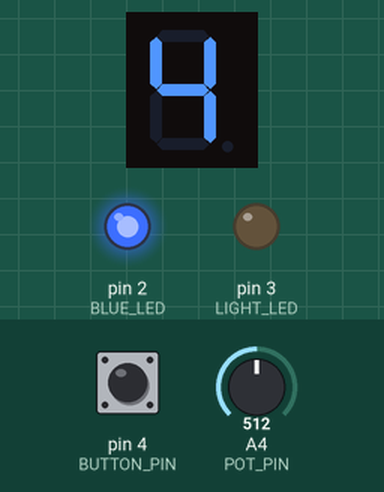
Recording of a program running on a simulated Arduino Uno, built with avr-gcc and run on an emulated ATmega328P. Shown: 1-digit seven-segment display, output pins drawn as LEDs (lit = HIGH). Wiring (inferred from the names in the program): 1-digit 7-segment display, segments lit when LOW: segments pin 11, pin 10, pin 7, pin 9, pin 8, pin 13, pin 12. Inputs (shaded band) come from the test bench; at power-on: A4 (POT_PIN) = 512, pin 4 (BUTTON_PIN) HIGH. The segment pins are drawn as the display they are named for; pins used as bus, display or sensor lines are not drawn.

Above: at 1.2 s.
1.3 s: A4 (POT_PIN) set to 785
At 1.8 s:
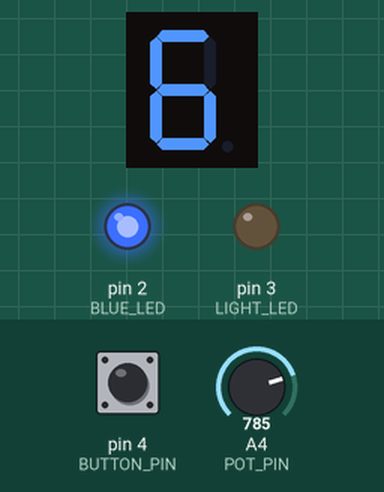
2.8 s: A4 (POT_PIN) set to 807
At 3.1 s:
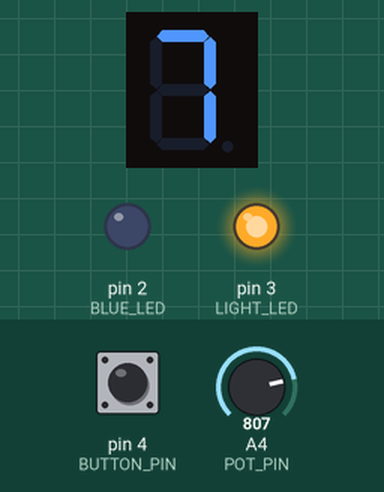
4.3 s: pin 4 (BUTTON_PIN) pulled LOW for 0.15 s
At 5.0 s:
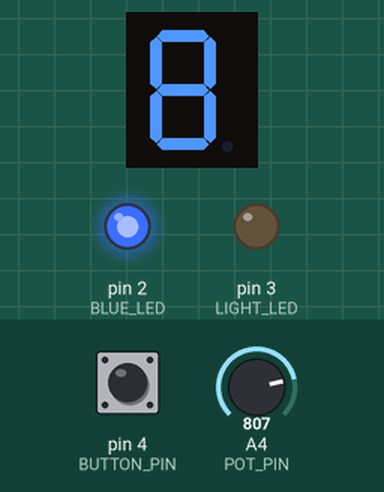
5.9 s: pin 4 (BUTTON_PIN) pulled LOW for 1 s
At 7.0 s:
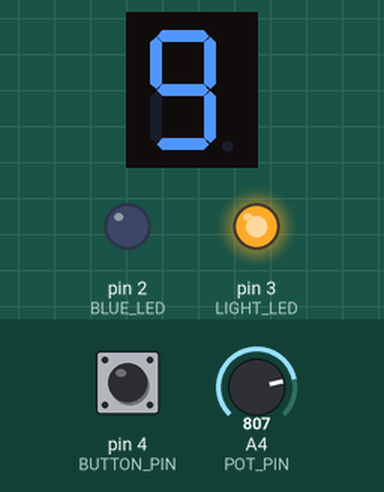
8.4 s: A4 (POT_PIN) set to 1023
At 9.1 s:
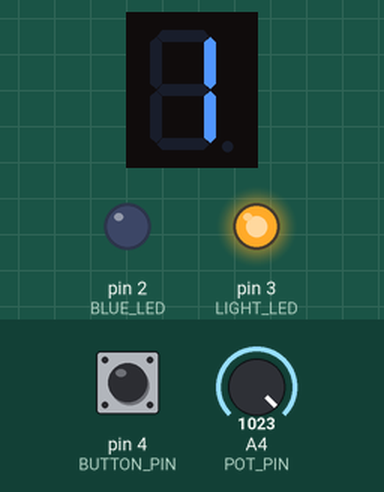
9.9 s: A4 (POT_PIN) set to 716
At 10.4 s:
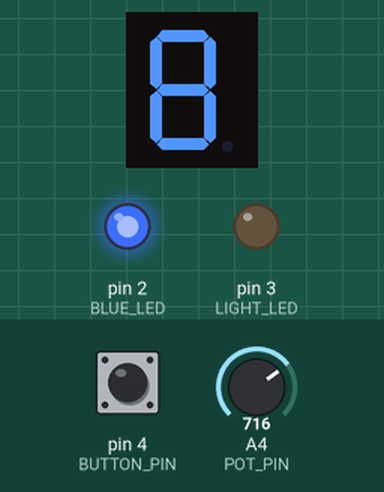
Timing chart, 0 to 12.4 s (numbered marks = the images above; inputs shaded):
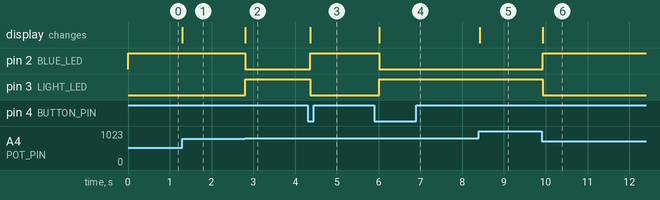

Measured:
- the behaviour switches between 795 and 796 on A4 (POT_PIN) (found by bisection; images 1 and 2)
- after the input at 1.3 s, the display: changes at once (image 1)
- after the input at 2.8 s, pin 2 (BLUE_LED): HIGH → LOW at once; pin 3 (LIGHT_LED): LOW → HIGH at once; the display: changes at once (image 2)
- after the input at 4.3 s, pin 2 (BLUE_LED): LOW → HIGH after 0.06 s; pin 3 (LIGHT_LED): HIGH → LOW after 0.06 s; the display: changes after 0.06 s (image 3)
- after the input at 5.9 s, pin 2 (BLUE_LED): HIGH → LOW after 0.12 s; pin 3 (LIGHT_LED): LOW → HIGH after 0.12 s; the display: changes after 0.12 s (image 4)
- after the input at 8.4 s, the display: changes at once (image 5)
- after the input at 9.9 s, pin 2 (BLUE_LED): LOW → HIGH at once; pin 3 (LIGHT_LED): HIGH → LOW at once; the display: changes at once (image 6)

The program:

main.cpp
```cpp
#include <Arduino.h>

// Afficheur 7 segments cathode commune
// ordre obligatoire : a, b, c, d, e, f, g
const int segmentPins[] = {11, 10, 7, 9, 8, 13, 12};

// LEDs
const int BLUE_LED = 2;
const int LIGHT_LED = 3;

// Potentiometer
const int POT_PIN = A4; // PIN_A4 est défini dans pins_arduino.h comme étant égal à A4

// Button
const int BUTTON_PIN = 4;
int offset = 0; // variable pour stocker l'offset ajouté par le bouton
int lastButtonState = HIGH;

// 1 = segment allumé
// 0 = segment éteint
byte numbers[10][7] = {
  // a, b, c, d, e, f, g
  {LOW,  LOW,  LOW,  LOW,  LOW,  LOW,  HIGH}, // 0
{HIGH, LOW,  LOW,  HIGH, HIGH, HIGH, HIGH}, // 1
{LOW,  LOW,  HIGH, LOW,  LOW,  HIGH, LOW},  // 2
{LOW,  LOW,  LOW,  LOW,  HIGH, HIGH, LOW},  // 3
{HIGH, LOW,  LOW,  HIGH, HIGH, LOW,  LOW},  // 4
{LOW,  HIGH, LOW,  LOW,  HIGH, LOW,  LOW},  // 5
{LOW,  HIGH, LOW,  LOW,  LOW,  LOW,  LOW},  // 6
{LOW,  LOW,  LOW,  HIGH, HIGH, HIGH, HIGH}, // 7
{LOW,  LOW,  LOW,  LOW,  LOW,  LOW,  LOW},  // 8
{LOW,  LOW,  LOW,  LOW,  HIGH, LOW,  LOW}   // 9
};

void displayDigit(int digit) {
  for (int segment = 0; segment < 7; segment++) {
    digitalWrite(segmentPins[segment], numbers[digit][segment] ? HIGH : LOW);
  }
}

void clearDisplay() {
  for (int segment = 0; segment < 7; segment++) {
    digitalWrite(segmentPins[segment], LOW);
  }
}

void setup() {
  for (int i = 0; i < 7; i++) {
    pinMode(segmentPins[i], OUTPUT);
  }

  pinMode(BLUE_LED, OUTPUT);
  pinMode(LIGHT_LED, OUTPUT);
  pinMode(BUTTON_PIN, INPUT_PULLUP);

  clearDisplay();
}

void loop() {
  // Gérer le bouton pour ajouter un offset
  int buttonState = digitalRead(BUTTON_PIN);
  if (buttonState == LOW && lastButtonState == HIGH) {
    offset++; // Ajout d'un à l'offset
    delay(50); // Debounce
  }
  lastButtonState = buttonState;

  // Lire la valeur du potentiomètre (de 0 à 1023)
  int potValue = analogRead(POT_PIN);

  // Convertir la valeur lue en un nombre entre 0 et 9 et ajouter l'offset
  int digit = (map(potValue, 0, 1023, 0, 9) + offset) % 10;

  // Afficher le chiffre
  displayDigit(digit);

  // Allumer la LED bleue si le chiffre est pair, sinon allumer la LED blanche
  if (digit % 2 == 0) {
    digitalWrite(BLUE_LED, HIGH);
    digitalWrite(LIGHT_LED, LOW);
  } else {
    digitalWrite(BLUE_LED, LOW);
    digitalWrite(LIGHT_LED, HIGH);
  }

  delay(100); // petit délai pour éviter de lire trop rapidement le potentiomètre
}
```
